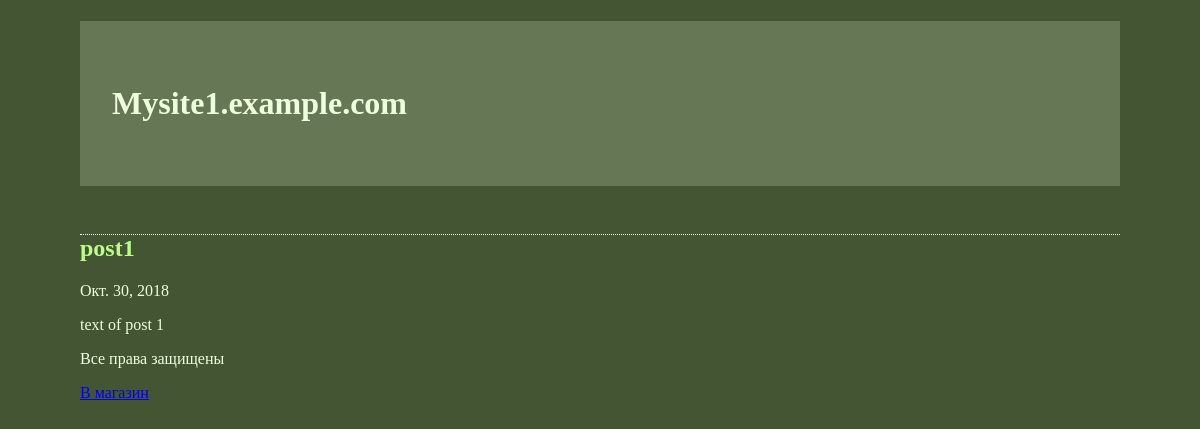
Page /blog/ on the earlier database version.
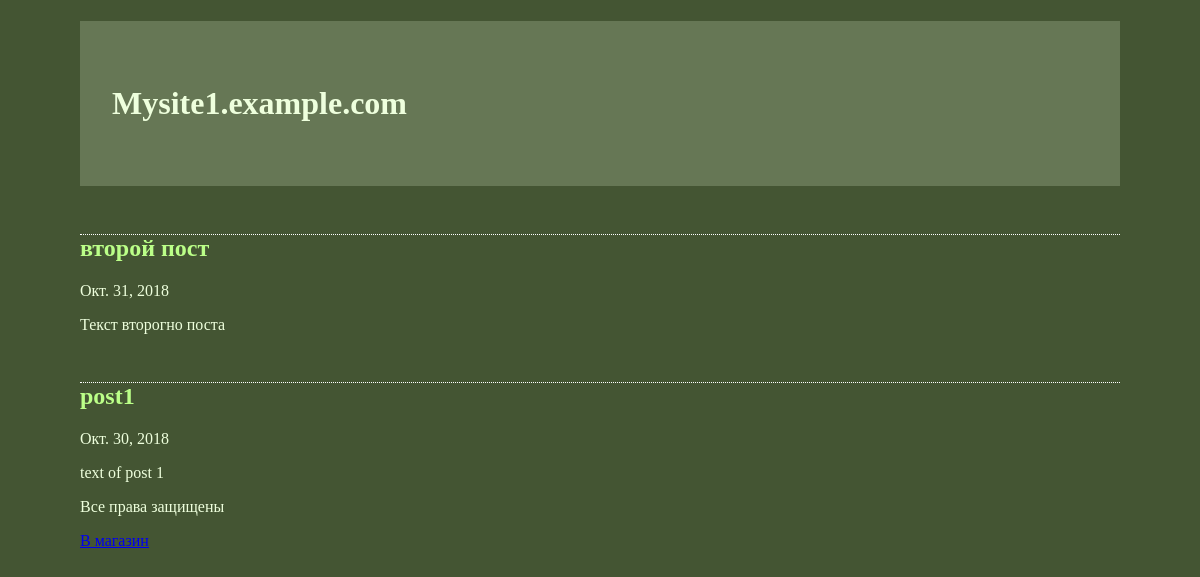
Same page on the later database version.
### blog/models.py (models this page shows)
class BlogPost(models.Model):
    title = models.CharField(max_length=200, verbose_name="Заголовок")
    body = models.TextField(verbose_name="Текст")
    timestamp = models.DateTimeField(verbose_name="Дата")
    email = models.EmailField(verbose_name="Электронная почта")
    class Meta:
        ordering = ("-timestamp",)
        verbose_name = 'Пост'
        verbose_name_plural = "Посты"

### blog/views.py (the view)
def archive(request):
    posts = BlogPost.objects.all()
    t = loader.get_template("archive.html")
    c = Context({"posts": posts})
    return HttpResponse(t.render(c))

### templates/archive.html
{% extends "base_blog.html" %}
{% block content %}
{% for post in posts %}
<h2>{{ post.title }}</h2>
<p>{{post.timestamp|date }}</p>
<p>{{ post.body }}</p>
{% endfor %}
{% endblock %}

Differences in the rows shown:
added BlogPost: title "второй пост", timestamp "Окт. 31, 2018", body "Текст второгно поста"
